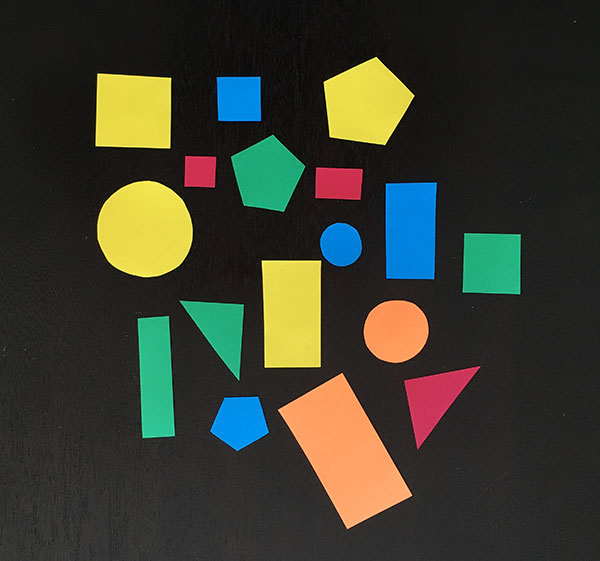
#> input picture com/group/1/ConceptTesting/shapes_and_colors.jpg, 600 x 561 px, given in place of the camera
$ python CircleTest2.py   (Python 2 division)   (older library calls are emulated)
#> lines starting #> are read from the running program, lines starting #| are printed output that depends on the picture; after the words box and inside, x2 and y2 are one past the last pixel; in counts of white or black regions, pixels touching at a corner belong together
from time import sleep

import cv2
import numpy as np

cam = cv2.VideoCapture(0)
running = True

while running:
    # get current frame of video
    running, frame = cam.read()
#> frame is the input picture: shape (561, 600, 3); mean B, G, R 47.2, 60.1, 58.4
    status = "No Targets"


    if running:
        if cv2.waitKey(1) & 0xFF == 27:
            # escape key pressed
#> (key q is pressed here)
            running = False
    else:
        # error reading frame
        print 'error reading video feed'

    if not running:
        break

    bilateral_filtered_image = cv2.bilateralFilter(frame, 5, 175, 175)

    edge_detected_image = cv2.Canny(bilateral_filtered_image, 75, 200)
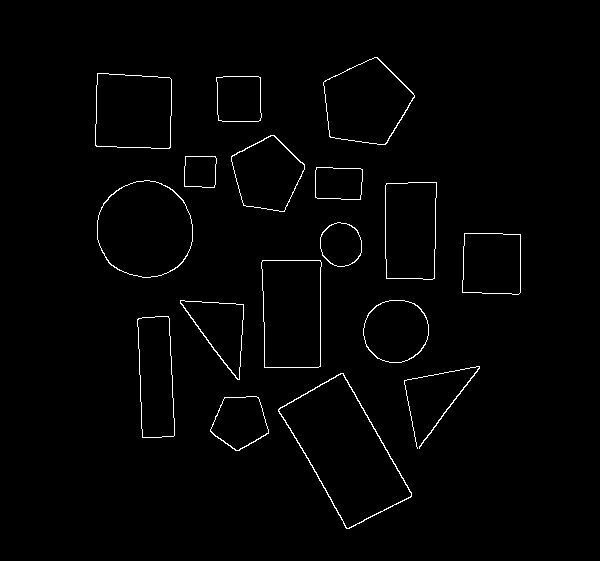
#> edge_detected_image: shape (561, 600); 1.3% white in thin lines or dots, all inside (x1, y1, x2, y2) = (95, 57, 521, 529)

    _, contours, hierarchy = cv2.findContours(edge_detected_image, cv2.RETR_TREE, cv2.CHAIN_APPROX_SIMPLE)
#> contours = 33 contours; largest, box (x1, y1, x2, y2) and area: (278, 373, 412, 529) 10307, (278, 373, 412, 529) 10105, (97, 180, 193, 278) 7289, (97, 180, 193, 278) 7226, (261, 260, 322, 368) 6094

    contour_list = []
    for contour in contours:
        approx = cv2.approxPolyDP(contour, 0.01 * cv2.arcLength(contour, True), True)
        area = cv2.contourArea(contour)
        if ((len(approx) > 8) & (len(approx) < 23) & (area > 30)):
            contour_list.append(contour)
#> this loop made 33 passes
#> area on passes 1, 2, 5, 7, 8, 9, 16, 17, 20, 21, 23, 25: 2211, 2168, 61, 3831.5, 3228.5, 3180.5, 1439, 1405, 7289, 7226, 1419.5, 935.5
#> (approx, area) on passes 3, 4, 6, 10, 11, 12: ([[340, 373], [278, 411], [349, 528], [411, 492]], 10307), ([[341, 373], [411, 493], [348, 528], [278, 410]], 10105), ([[168, 316], [137, 319], [142, 437], [174, 435]], 3834), ([[180, 300], [213, 349], [239, 379], [243, 304]], 2569.5), ([[181, 300], [243, 305], [238, 379]], 2510.5), ([[262, 260], [264, 367], [320, 366], [320, 260]], 6094.5)
#> after the loop, contour_list = 6 contours; box (x1, y1, x2, y2) and area: (97, 180, 193, 278) 7289, (97, 180, 193, 278) 7226, (363, 300, 429, 363) 3228, (363, 300, 429, 363) 3180, (320, 222, 362, 267) 1439, (320, 222, 362, 267) 1405

    cv2.drawContours(bilateral_filtered_image, contour_list, -1, (255, 0, 0), 2)
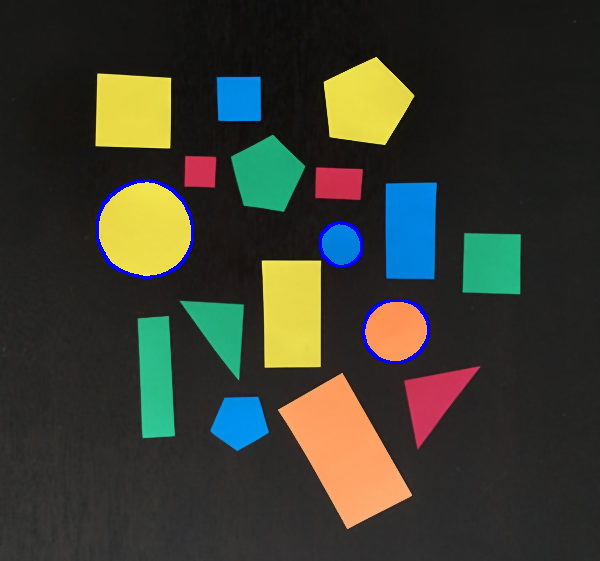
#> bilateral_filtered_image: shape (561, 600, 3); mean B, G, R 48.4, 59.3, 57.6
    cv2.imshow('Objects Detected', bilateral_filtered_image)
    cv2.imshow('edge', edge_detected_image)

    output = frame
    gray = cv2.cvtColor(bilateral_filtered_image, cv2.COLOR_BGR2GRAY)
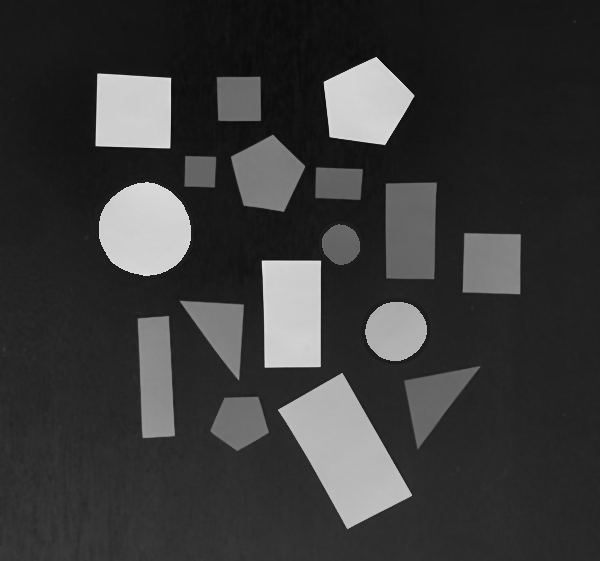
#> gray: shape (561, 600); min 11, max 228, mean 57.6
    # apply GuassianBlur to reduce noise. medianBlur is also added for smoothening, reducing noise.
    gray = cv2.GaussianBlur(gray, (5, 5), 0)
    gray = cv2.medianBlur(gray, 5)

    # Adaptive Guassian Threshold is to detect sharp edges in the Image. For more information Google it.
    gray = cv2.adaptiveThreshold(gray, 255, cv2.ADAPTIVE_THRESH_GAUSSIAN_C, \
                                     cv2.THRESH_BINARY, 11, 3.5)
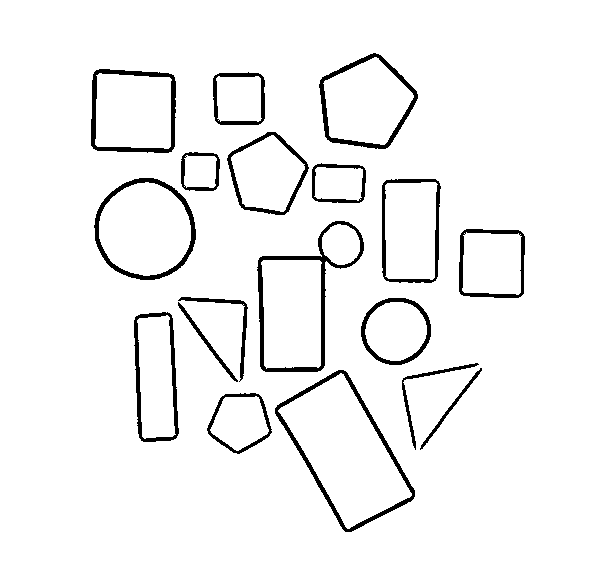
#> gray: shape (561, 600); 95.1% white; 18 black regions, largest, box (x1, y1, x2, y2) and area: (257, 221, 364, 372) 1873, (275, 370, 415, 532) 1783, (94, 178, 196, 280) 1386

    kernel = np.ones((2, 3), np.uint8)
    gray = cv2.erode(gray, kernel, iterations=1)
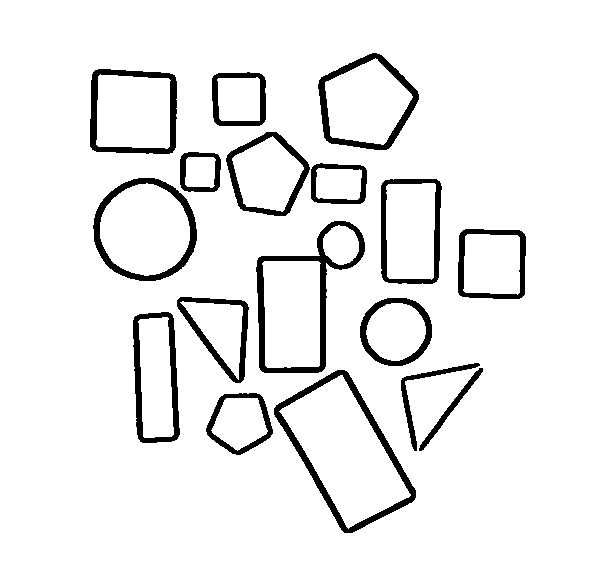
#> gray: shape (561, 600); 92.8% white; 17 black regions, largest, box (x1, y1, x2, y2) and area: (256, 221, 365, 373) 2709, (274, 370, 416, 533) 2693, (93, 178, 197, 281) 1972

    # gray = erosion

    gray = cv2.dilate(gray, kernel, iterations=1)
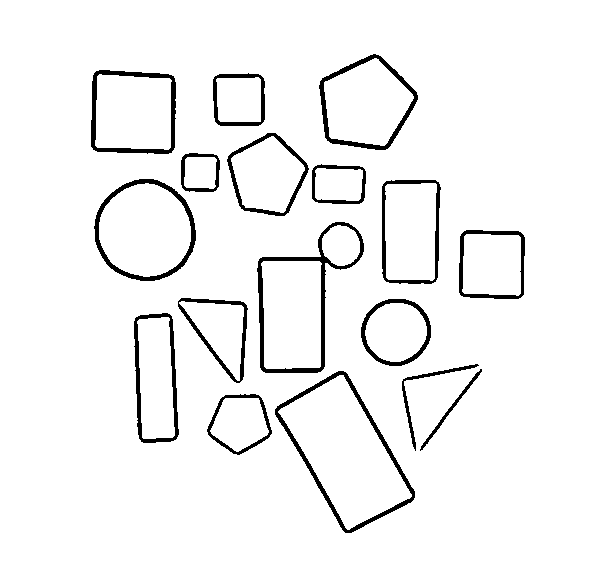
#> gray: shape (561, 600); 95.1% white; 17 black regions, largest, box (x1, y1, x2, y2) and area: (257, 222, 364, 373) 1882, (275, 371, 415, 533) 1785, (94, 179, 196, 281) 1386


        # detect circles in the image
    circles = cv2.HoughCircles(gray, cv2.HOUGH_GRADIENT, 1, 400, param1=30, param2=65, minRadius=10, maxRadius=0)
#> circles = None
        # print circles

        # ensure at least some circles were found
    if circles is not None:
            # convert the (x, y) coordinates and radius of the circles to integers
        circles = np.round(circles[0, :]).astype("int")

            # loop over the (x, y) coordinates and radius of the circles
        for (x, y, r) in circles:
                # draw the circle in the output image, then draw a rectangle in the image
                # corresponding to the center of the circle
            cv2.circle(frame, (x, y), r, (0, 0, 255), 4)
            cv2.rectangle(frame, (x - 5, y - 5), (x + 5, y + 5), (0, 128, 255), -1)
                # time.sleep(0.5)

            # Display the resulting frame
            # cv2.imshow('gray', gray)
            # cv2.imshow('woop', output)
            cv2.imshow("frame", frame)
    if cv2.waitKey(1) & 0xFF == ord('q'):
#> (key q is pressed here)
        break
